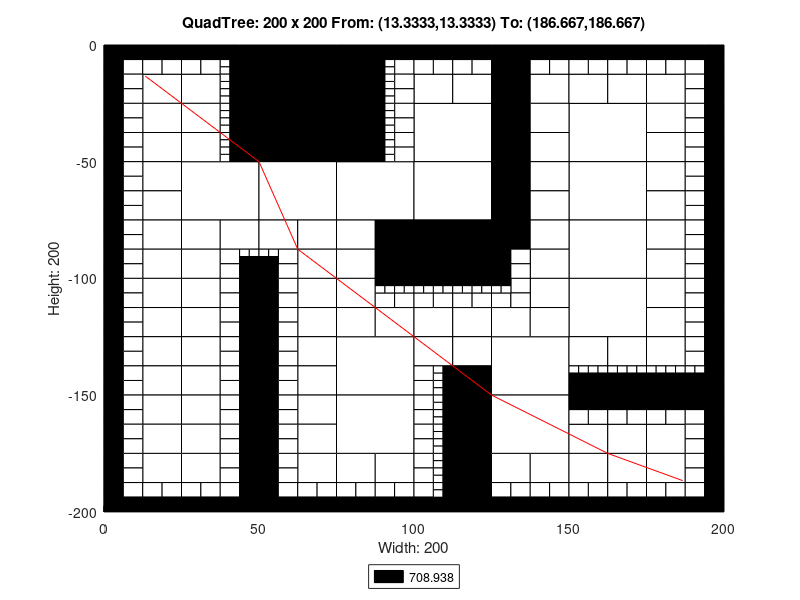

The MATLAB source for this figure:
axis([0 200 -200 0]);
title('QuadTree: 200 x 200 From: (13.3333,13.3333) To: (186.667,186.667)');
xlabel('Width: 200');
ylabel('Height: 200');
rectangle('Position',[50 -25 25 25], 'FaceColor',[0 0 0]);
rectangle('Position',[50 -50 25 25], 'FaceColor',[0 0 0]);
rectangle('Position',[25 -75 25 25], 'FaceColor',[1 1 1]);
rectangle('Position',[50 -75 25 25], 'FaceColor',[1 1 1]);
rectangle('Position',[75 -75 25 25], 'FaceColor',[1 1 1]);
rectangle('Position',[100 -50 25 25], 'FaceColor',[1 1 1]);
rectangle('Position',[150 -50 25 25], 'FaceColor',[1 1 1]);
rectangle('Position',[100 -75 25 25], 'FaceColor',[1 1 1]);
rectangle('Position',[100 -100 25 25], 'FaceColor',[0 0 0]);
rectangle('Position',[150 -75 25 25], 'FaceColor',[1 1 1]);
rectangle('Position',[150 -100 25 25], 'FaceColor',[1 1 1]);
rectangle('Position',[75 -150 25 25], 'FaceColor',[1 1 1]);
rectangle('Position',[75 -175 25 25], 'FaceColor',[1 1 1]);
rectangle('Position',[125 -150 25 25], 'FaceColor',[1 1 1]);
rectangle('Position',[150 -125 25 25], 'FaceColor',[1 1 1]);
rectangle('Position',[125 -175 25 25], 'FaceColor',[1 1 1]);
rectangle('Position',[12.5 -25 12.5 12.5], 'FaceColor',[1 1 1]);
rectangle('Position',[25 -25 12.5 12.5], 'FaceColor',[1 1 1]);
rectangle('Position',[12.5 -37.5 12.5 12.5], 'FaceColor',[1 1 1]);
rectangle('Position',[12.5 -50 12.5 12.5], 'FaceColor',[1 1 1]);
rectangle('Position',[25 -37.5 12.5 12.5], 'FaceColor',[1 1 1]);
rectangle('Position',[25 -50 12.5 12.5], 'FaceColor',[1 1 1]);
rectangle('Position',[75 -12.5 12.5 12.5], 'FaceColor',[0 0 0]);
rectangle('Position',[75 -25 12.5 12.5], 'FaceColor',[0 0 0]);
rectangle('Position',[75 -37.5 12.5 12.5], 'FaceColor',[0 0 0]);
rectangle('Position',[75 -50 12.5 12.5], 'FaceColor',[0 0 0]);
rectangle('Position',[12.5 -62.5 12.5 12.5], 'FaceColor',[1 1 1]);
rectangle('Position',[12.5 -75 12.5 12.5], 'FaceColor',[1 1 1]);
rectangle('Position',[12.5 -87.5 12.5 12.5], 'FaceColor',[1 1 1]);
rectangle('Position',[12.5 -100 12.5 12.5], 'FaceColor',[1 1 1]);
rectangle('Position',[25 -87.5 12.5 12.5], 'FaceColor',[1 1 1]);
rectangle('Position',[37.5 -87.5 12.5 12.5], 'FaceColor',[1 1 1]);
rectangle('Position',[25 -100 12.5 12.5], 'FaceColor',[1 1 1]);
rectangle('Position',[50 -87.5 12.5 12.5], 'FaceColor',[1 1 1]);
rectangle('Position',[62.5 -87.5 12.5 12.5], 'FaceColor',[1 1 1]);
rectangle('Position',[62.5 -100 12.5 12.5], 'FaceColor',[1 1 1]);
rectangle('Position',[75 -87.5 12.5 12.5], 'FaceColor',[1 1 1]);
rectangle('Position',[87.5 -87.5 12.5 12.5], 'FaceColor',[0 0 0]);
rectangle('Position',[75 -100 12.5 12.5], 'FaceColor',[1 1 1]);
rectangle('Position',[87.5 -100 12.5 12.5], 'FaceColor',[0 0 0]);
rectangle('Position',[100 -25 12.5 12.5], 'FaceColor',[1 1 1]);
rectangle('Position',[112.5 -25 12.5 12.5], 'FaceColor',[1 1 1]);
rectangle('Position',[125 -12.5 12.5 12.5], 'FaceColor',[0 0 0]);
rectangle('Position',[125 -25 12.5 12.5], 'FaceColor',[0 0 0]);
rectangle('Position',[137.5 -25 12.5 12.5], 'FaceColor',[1 1 1]);
rectangle('Position',[125 -37.5 12.5 12.5], 'FaceColor',[0 0 0]);
rectangle('Position',[137.5 -37.5 12.5 12.5], 'FaceColor',[1 1 1]);
rectangle('Position',[125 -50 12.5 12.5], 'FaceColor',[0 0 0]);
rectangle('Position',[137.5 -50 12.5 12.5], 'FaceColor',[1 1 1]);
rectangle('Position',[150 -25 12.5 12.5], 'FaceColor',[1 1 1]);
rectangle('Position',[162.5 -25 12.5 12.5], 'FaceColor',[1 1 1]);
rectangle('Position',[175 -25 12.5 12.5], 'FaceColor',[1 1 1]);
rectangle('Position',[175 -37.5 12.5 12.5], 'FaceColor',[1 1 1]);
rectangle('Position',[175 -50 12.5 12.5], 'FaceColor',[1 1 1]);
rectangle('Position',[125 -62.5 12.5 12.5], 'FaceColor',[0 0 0]);
rectangle('Position',[137.5 -62.5 12.5 12.5], 'FaceColor',[1 1 1]);
rectangle('Position',[125 -75 12.5 12.5], 'FaceColor',[0 0 0]);
rectangle('Position',[137.5 -75 12.5 12.5], 'FaceColor',[1 1 1]);
rectangle('Position',[125 -87.5 12.5 12.5], 'FaceColor',[0 0 0]);
rectangle('Position',[137.5 -87.5 12.5 12.5], 'FaceColor',[1 1 1]);
rectangle('Position',[137.5 -100 12.5 12.5], 'FaceColor',[1 1 1]);
rectangle('Position',[175 -62.5 12.5 12.5], 'FaceColor',[1 1 1]);
rectangle('Position',[175 -75 12.5 12.5], 'FaceColor',[1 1 1]);
rectangle('Position',[175 -87.5 12.5 12.5], 'FaceColor',[1 1 1]);
rectangle('Position',[175 -100 12.5 12.5], 'FaceColor',[1 1 1]);
rectangle('Position',[12.5 -112.5 12.5 12.5], 'FaceColor',[1 1 1]);
rectangle('Position',[12.5 -125 12.5 12.5], 'FaceColor',[1 1 1]);
rectangle('Position',[25 -112.5 12.5 12.5], 'FaceColor',[1 1 1]);
rectangle('Position',[25 -125 12.5 12.5], 'FaceColor',[1 1 1]);
rectangle('Position',[12.5 -137.5 12.5 12.5], 'FaceColor',[1 1 1]);
rectangle('Position',[12.5 -150 12.5 12.5], 'FaceColor',[1 1 1]);
rectangle('Position',[25 -137.5 12.5 12.5], 'FaceColor',[1 1 1]);
rectangle('Position',[25 -150 12.5 12.5], 'FaceColor',[1 1 1]);
rectangle('Position',[62.5 -112.5 12.5 12.5], 'FaceColor',[1 1 1]);
rectangle('Position',[62.5 -125 12.5 12.5], 'FaceColor',[1 1 1]);
rectangle('Position',[75 -112.5 12.5 12.5], 'FaceColor',[1 1 1]);
rectangle('Position',[75 -125 12.5 12.5], 'FaceColor',[1 1 1]);
rectangle('Position',[87.5 -125 12.5 12.5], 'FaceColor',[1 1 1]);
rectangle('Position',[62.5 -137.5 12.5 12.5], 'FaceColor',[1 1 1]);
rectangle('Position',[62.5 -150 12.5 12.5], 'FaceColor',[1 1 1]);
rectangle('Position',[12.5 -162.5 12.5 12.5], 'FaceColor',[1 1 1]);
rectangle('Position',[12.5 -175 12.5 12.5], 'FaceColor',[1 1 1]);
rectangle('Position',[25 -162.5 12.5 12.5], 'FaceColor',[1 1 1]);
rectangle('Position',[25 -175 12.5 12.5], 'FaceColor',[1 1 1]);
rectangle('Position',[12.5 -187.5 12.5 12.5], 'FaceColor',[1 1 1]);
rectangle('Position',[25 -187.5 12.5 12.5], 'FaceColor',[1 1 1]);
rectangle('Position',[62.5 -162.5 12.5 12.5], 'FaceColor',[1 1 1]);
rectangle('Position',[62.5 -175 12.5 12.5], 'FaceColor',[1 1 1]);
rectangle('Position',[62.5 -187.5 12.5 12.5], 'FaceColor',[1 1 1]);
rectangle('Position',[75 -187.5 12.5 12.5], 'FaceColor',[1 1 1]);
rectangle('Position',[87.5 -187.5 12.5 12.5], 'FaceColor',[1 1 1]);
rectangle('Position',[100 -125 12.5 12.5], 'FaceColor',[1 1 1]);
rectangle('Position',[112.5 -125 12.5 12.5], 'FaceColor',[1 1 1]);
rectangle('Position',[137.5 -112.5 12.5 12.5], 'FaceColor',[1 1 1]);
rectangle('Position',[125 -125 12.5 12.5], 'FaceColor',[1 1 1]);
rectangle('Position',[137.5 -125 12.5 12.5], 'FaceColor',[1 1 1]);
rectangle('Position',[100 -137.5 12.5 12.5], 'FaceColor',[1 1 1]);
rectangle('Position',[112.5 -137.5 12.5 12.5], 'FaceColor',[1 1 1]);
rectangle('Position',[112.5 -150 12.5 12.5], 'FaceColor',[0 0 0]);
rectangle('Position',[175 -112.5 12.5 12.5], 'FaceColor',[1 1 1]);
rectangle('Position',[175 -125 12.5 12.5], 'FaceColor',[1 1 1]);
rectangle('Position',[150 -137.5 12.5 12.5], 'FaceColor',[1 1 1]);
rectangle('Position',[162.5 -137.5 12.5 12.5], 'FaceColor',[1 1 1]);
rectangle('Position',[175 -137.5 12.5 12.5], 'FaceColor',[1 1 1]);
rectangle('Position',[112.5 -162.5 12.5 12.5], 'FaceColor',[0 0 0]);
rectangle('Position',[112.5 -175 12.5 12.5], 'FaceColor',[0 0 0]);
rectangle('Position',[112.5 -187.5 12.5 12.5], 'FaceColor',[0 0 0]);
rectangle('Position',[112.5 -200 12.5 12.5], 'FaceColor',[0 0 0]);
rectangle('Position',[125 -187.5 12.5 12.5], 'FaceColor',[1 1 1]);
rectangle('Position',[137.5 -187.5 12.5 12.5], 'FaceColor',[1 1 1]);
rectangle('Position',[150 -175 12.5 12.5], 'FaceColor',[1 1 1]);
rectangle('Position',[162.5 -175 12.5 12.5], 'FaceColor',[1 1 1]);
rectangle('Position',[175 -175 12.5 12.5], 'FaceColor',[1 1 1]);
rectangle('Position',[150 -187.5 12.5 12.5], 'FaceColor',[1 1 1]);
rectangle('Position',[162.5 -187.5 12.5 12.5], 'FaceColor',[1 1 1]);
rectangle('Position',[175 -187.5 12.5 12.5], 'FaceColor',[1 1 1]);
rectangle('Position',[0 -6.25 6.25 6.25], 'FaceColor',[0 0 0]);
rectangle('Position',[6.25 -6.25 6.25 6.25], 'FaceColor',[0 0 0]);
rectangle('Position',[0 -12.5 6.25 6.25], 'FaceColor',[0 0 0]);
rectangle('Position',[6.25 -12.5 6.25 6.25], 'FaceColor',[1 1 1]);
rectangle('Position',[12.5 -6.25 6.25 6.25], 'FaceColor',[0 0 0]);
rectangle('Position',[18.75 -6.25 6.25 6.25], 'FaceColor',[0 0 0]);
rectangle('Position',[12.5 -12.5 6.25 6.25], 'FaceColor',[1 1 1]);
rectangle('Position',[18.75 -12.5 6.25 6.25], 'FaceColor',[1 1 1]);
rectangle('Position',[0 -18.75 6.25 6.25], 'FaceColor',[0 0 0]);
rectangle('Position',[6.25 -18.75 6.25 6.25], 'FaceColor',[1 1 1]);
rectangle('Position',[0 -25 6.25 6.25], 'FaceColor',[0 0 0]);
rectangle('Position',[6.25 -25 6.25 6.25], 'FaceColor',[1 1 1]);
rectangle('Position',[25 -6.25 6.25 6.25], 'FaceColor',[0 0 0]);
rectangle('Position',[31.25 -6.25 6.25 6.25], 'FaceColor',[0 0 0]);
rectangle('Position',[25 -12.5 6.25 6.25], 'FaceColor',[1 1 1]);
rectangle('Position',[31.25 -12.5 6.25 6.25], 'FaceColor',[1 1 1]);
rectangle('Position',[37.5 -6.25 6.25 6.25], 'FaceColor',[0 0 0]);
rectangle('Position',[43.75 -6.25 6.25 6.25], 'FaceColor',[0 0 0]);
rectangle('Position',[43.75 -12.5 6.25 6.25], 'FaceColor',[0 0 0]);
rectangle('Position',[43.75 -18.75 6.25 6.25], 'FaceColor',[0 0 0]);
rectangle('Position',[43.75 -25 6.25 6.25], 'FaceColor',[0 0 0]);
rectangle('Position',[0 -31.25 6.25 6.25], 'FaceColor',[0 0 0]);
rectangle('Position',[6.25 -31.25 6.25 6.25], 'FaceColor',[1 1 1]);
rectangle('Position',[0 -37.5 6.25 6.25], 'FaceColor',[0 0 0]);
rectangle('Position',[6.25 -37.5 6.25 6.25], 'FaceColor',[1 1 1]);
rectangle('Position',[0 -43.75 6.25 6.25], 'FaceColor',[0 0 0]);
rectangle('Position',[6.25 -43.75 6.25 6.25], 'FaceColor',[1 1 1]);
rectangle('Position',[0 -50 6.25 6.25], 'FaceColor',[0 0 0]);
rectangle('Position',[6.25 -50 6.25 6.25], 'FaceColor',[1 1 1]);
rectangle('Position',[43.75 -31.25 6.25 6.25], 'FaceColor',[0 0 0]);
rectangle('Position',[43.75 -37.5 6.25 6.25], 'FaceColor',[0 0 0]);
rectangle('Position',[43.75 -43.75 6.25 6.25], 'FaceColor',[0 0 0]);
rectangle('Position',[43.75 -50 6.25 6.25], 'FaceColor',[0 0 0]);
rectangle('Position',[87.5 -6.25 6.25 6.25], 'FaceColor',[0 0 0]);
rectangle('Position',[93.75 -6.25 6.25 6.25], 'FaceColor',[0 0 0]);
rectangle('Position',[93.75 -12.5 6.25 6.25], 'FaceColor',[1 1 1]);
rectangle('Position',[93.75 -18.75 6.25 6.25], 'FaceColor',[1 1 1]);
rectangle('Position',[93.75 -25 6.25 6.25], 'FaceColor',[1 1 1]);
rectangle('Position',[93.75 -31.25 6.25 6.25], 'FaceColor',[1 1 1]);
rectangle('Position',[93.75 -37.5 6.25 6.25], 'FaceColor',[1 1 1]);
rectangle('Position',[93.75 -43.75 6.25 6.25], 'FaceColor',[1 1 1]);
rectangle('Position',[93.75 -50 6.25 6.25], 'FaceColor',[1 1 1]);
rectangle('Position',[0 -56.25 6.25 6.25], 'FaceColor',[0 0 0]);
rectangle('Position',[6.25 -56.25 6.25 6.25], 'FaceColor',[1 1 1]);
rectangle('Position',[0 -62.5 6.25 6.25], 'FaceColor',[0 0 0]);
rectangle('Position',[6.25 -62.5 6.25 6.25], 'FaceColor',[1 1 1]);
rectangle('Position',[0 -68.75 6.25 6.25], 'FaceColor',[0 0 0]);
rectangle('Position',[6.25 -68.75 6.25 6.25], 'FaceColor',[1 1 1]);
rectangle('Position',[0 -75 6.25 6.25], 'FaceColor',[0 0 0]);
rectangle('Position',[6.25 -75 6.25 6.25], 'FaceColor',[1 1 1]);
rectangle('Position',[0 -81.25 6.25 6.25], 'FaceColor',[0 0 0]);
rectangle('Position',[6.25 -81.25 6.25 6.25], 'FaceColor',[1 1 1]);
rectangle('Position',[0 -87.5 6.25 6.25], 'FaceColor',[0 0 0]);
rectangle('Position',[6.25 -87.5 6.25 6.25], 'FaceColor',[1 1 1]);
rectangle('Position',[0 -93.75 6.25 6.25], 'FaceColor',[0 0 0]);
rectangle('Position',[6.25 -93.75 6.25 6.25], 'FaceColor',[1 1 1]);
rectangle('Position',[0 -100 6.25 6.25], 'FaceColor',[0 0 0]);
rectangle('Position',[6.25 -100 6.25 6.25], 'FaceColor',[1 1 1]);
rectangle('Position',[37.5 -93.75 6.25 6.25], 'FaceColor',[1 1 1]);
rectangle('Position',[37.5 -100 6.25 6.25], 'FaceColor',[1 1 1]);
rectangle('Position',[43.75 -100 6.25 6.25], 'FaceColor',[0 0 0]);
rectangle('Position',[56.25 -93.75 6.25 6.25], 'FaceColor',[1 1 1]);
rectangle('Position',[50 -100 6.25 6.25], 'FaceColor',[0 0 0]);
rectangle('Position',[56.25 -100 6.25 6.25], 'FaceColor',[1 1 1]);
rectangle('Position',[100 -6.25 6.25 6.25], 'FaceColor',[0 0 0]);
rectangle('Position',[106.25 -6.25 6.25 6.25], 'FaceColor',[0 0 0]);
rectangle('Position',[100 -12.5 6.25 6.25], 'FaceColor',[1 1 1]);
rectangle('Position',[106.25 -12.5 6.25 6.25], 'FaceColor',[1 1 1]);
rectangle('Position',[112.5 -6.25 6.25 6.25], 'FaceColor',[0 0 0]);
rectangle('Position',[118.75 -6.25 6.25 6.25], 'FaceColor',[0 0 0]);
rectangle('Position',[112.5 -12.5 6.25 6.25], 'FaceColor',[1 1 1]);
rectangle('Position',[118.75 -12.5 6.25 6.25], 'FaceColor',[1 1 1]);
rectangle('Position',[137.5 -6.25 6.25 6.25], 'FaceColor',[0 0 0]);
rectangle('Position',[143.75 -6.25 6.25 6.25], 'FaceColor',[0 0 0]);
rectangle('Position',[137.5 -12.5 6.25 6.25], 'FaceColor',[1 1 1]);
rectangle('Position',[143.75 -12.5 6.25 6.25], 'FaceColor',[1 1 1]);
rectangle('Position',[150 -6.25 6.25 6.25], 'FaceColor',[0 0 0]);
rectangle('Position',[156.25 -6.25 6.25 6.25], 'FaceColor',[0 0 0]);
rectangle('Position',[150 -12.5 6.25 6.25], 'FaceColor',[1 1 1]);
rectangle('Position',[156.25 -12.5 6.25 6.25], 'FaceColor',[1 1 1]);
rectangle('Position',[162.5 -6.25 6.25 6.25], 'FaceColor',[0 0 0]);
rectangle('Position',[168.75 -6.25 6.25 6.25], 'FaceColor',[0 0 0]);
rectangle('Position',[162.5 -12.5 6.25 6.25], 'FaceColor',[1 1 1]);
rectangle('Position',[168.75 -12.5 6.25 6.25], 'FaceColor',[1 1 1]);
rectangle('Position',[175 -6.25 6.25 6.25], 'FaceColor',[0 0 0]);
rectangle('Position',[181.25 -6.25 6.25 6.25], 'FaceColor',[0 0 0]);
rectangle('Position',[175 -12.5 6.25 6.25], 'FaceColor',[1 1 1]);
rectangle('Position',[181.25 -12.5 6.25 6.25], 'FaceColor',[1 1 1]);
rectangle('Position',[187.5 -6.25 6.25 6.25], 'FaceColor',[0 0 0]);
rectangle('Position',[193.75 -6.25 6.25 6.25], 'FaceColor',[0 0 0]);
rectangle('Position',[187.5 -12.5 6.25 6.25], 'FaceColor',[1 1 1]);
rectangle('Position',[193.75 -12.5 6.25 6.25], 'FaceColor',[0 0 0]);
rectangle('Position',[187.5 -18.75 6.25 6.25], 'FaceColor',[1 1 1]);
rectangle('Position',[193.75 -18.75 6.25 6.25], 'FaceColor',[0 0 0]);
rectangle('Position',[187.5 -25 6.25 6.25], 'FaceColor',[1 1 1]);
rectangle('Position',[193.75 -25 6.25 6.25], 'FaceColor',[0 0 0]);
rectangle('Position',[187.5 -31.25 6.25 6.25], 'FaceColor',[1 1 1]);
rectangle('Position',[193.75 -31.25 6.25 6.25], 'FaceColor',[0 0 0]);
rectangle('Position',[187.5 -37.5 6.25 6.25], 'FaceColor',[1 1 1]);
rectangle('Position',[193.75 -37.5 6.25 6.25], 'FaceColor',[0 0 0]);
rectangle('Position',[187.5 -43.75 6.25 6.25], 'FaceColor',[1 1 1]);
rectangle('Position',[193.75 -43.75 6.25 6.25], 'FaceColor',[0 0 0]);
rectangle('Position',[187.5 -50 6.25 6.25], 'FaceColor',[1 1 1]);
rectangle('Position',[193.75 -50 6.25 6.25], 'FaceColor',[0 0 0]);
rectangle('Position',[125 -93.75 6.25 6.25], 'FaceColor',[0 0 0]);
rectangle('Position',[131.25 -93.75 6.25 6.25], 'FaceColor',[1 1 1]);
rectangle('Position',[125 -100 6.25 6.25], 'FaceColor',[0 0 0]);
rectangle('Position',[131.25 -100 6.25 6.25], 'FaceColor',[1 1 1]);
rectangle('Position',[187.5 -56.25 6.25 6.25], 'FaceColor',[1 1 1]);
rectangle('Position',[193.75 -56.25 6.25 6.25], 'FaceColor',[0 0 0]);
rectangle('Position',[187.5 -62.5 6.25 6.25], 'FaceColor',[1 1 1]);
rectangle('Position',[193.75 -62.5 6.25 6.25], 'FaceColor',[0 0 0]);
rectangle('Position',[187.5 -68.75 6.25 6.25], 'FaceColor',[1 1 1]);
rectangle('Position',[193.75 -68.75 6.25 6.25], 'FaceColor',[0 0 0]);
rectangle('Position',[187.5 -75 6.25 6.25], 'FaceColor',[1 1 1]);
rectangle('Position',[193.75 -75 6.25 6.25], 'FaceColor',[0 0 0]);
rectangle('Position',[187.5 -81.25 6.25 6.25], 'FaceColor',[1 1 1]);
rectangle('Position',[193.75 -81.25 6.25 6.25], 'FaceColor',[0 0 0]);
rectangle('Position',[187.5 -87.5 6.25 6.25], 'FaceColor',[1 1 1]);
rectangle('Position',[193.75 -87.5 6.25 6.25], 'FaceColor',[0 0 0]);
rectangle('Position',[187.5 -93.75 6.25 6.25], 'FaceColor',[1 1 1]);
rectangle('Position',[193.75 -93.75 6.25 6.25], 'FaceColor',[0 0 0]);
rectangle('Position',[187.5 -100 6.25 6.25], 'FaceColor',[1 1 1]);
rectangle('Position',[193.75 -100 6.25 6.25], 'FaceColor',[0 0 0]);
rectangle('Position',[0 -106.25 6.25 6.25], 'FaceColor',[0 0 0]);
rectangle('Position',[6.25 -106.25 6.25 6.25], 'FaceColor',[1 1 1]);
rectangle('Position',[0 -112.5 6.25 6.25], 'FaceColor',[0 0 0]);
rectangle('Position',[6.25 -112.5 6.25 6.25], 'FaceColor',[1 1 1]);
rectangle('Position',[0 -118.75 6.25 6.25], 'FaceColor',[0 0 0]);
rectangle('Position',[6.25 -118.75 6.25 6.25], 'FaceColor',[1 1 1]);
rectangle('Position',[0 -125 6.25 6.25], 'FaceColor',[0 0 0]);
rectangle('Position',[6.25 -125 6.25 6.25], 'FaceColor',[1 1 1]);
rectangle('Position',[37.5 -106.25 6.25 6.25], 'FaceColor',[1 1 1]);
rectangle('Position',[43.75 -106.25 6.25 6.25], 'FaceColor',[0 0 0]);
rectangle('Position',[37.5 -112.5 6.25 6.25], 'FaceColor',[1 1 1]);
rectangle('Position',[43.75 -112.5 6.25 6.25], 'FaceColor',[0 0 0]);
rectangle('Position',[37.5 -118.75 6.25 6.25], 'FaceColor',[1 1 1]);
rectangle('Position',[43.75 -118.75 6.25 6.25], 'FaceColor',[0 0 0]);
rectangle('Position',[37.5 -125 6.25 6.25], 'FaceColor',[1 1 1]);
rectangle('Position',[43.75 -125 6.25 6.25], 'FaceColor',[0 0 0]);
rectangle('Position',[0 -131.25 6.25 6.25], 'FaceColor',[0 0 0]);
rectangle('Position',[6.25 -131.25 6.25 6.25], 'FaceColor',[1 1 1]);
rectangle('Position',[0 -137.5 6.25 6.25], 'FaceColor',[0 0 0]);
rectangle('Position',[6.25 -137.5 6.25 6.25], 'FaceColor',[1 1 1]);
rectangle('Position',[0 -143.75 6.25 6.25], 'FaceColor',[0 0 0]);
rectangle('Position',[6.25 -143.75 6.25 6.25], 'FaceColor',[1 1 1]);
rectangle('Position',[0 -150 6.25 6.25], 'FaceColor',[0 0 0]);
rectangle('Position',[6.25 -150 6.25 6.25], 'FaceColor',[1 1 1]);
rectangle('Position',[37.5 -131.25 6.25 6.25], 'FaceColor',[1 1 1]);
rectangle('Position',[43.75 -131.25 6.25 6.25], 'FaceColor',[0 0 0]);
rectangle('Position',[37.5 -137.5 6.25 6.25], 'FaceColor',[1 1 1]);
rectangle('Position',[43.75 -137.5 6.25 6.25], 'FaceColor',[0 0 0]);
rectangle('Position',[37.5 -143.75 6.25 6.25], 'FaceColor',[1 1 1]);
rectangle('Position',[43.75 -143.75 6.25 6.25], 'FaceColor',[0 0 0]);
rectangle('Position',[37.5 -150 6.25 6.25], 'FaceColor',[1 1 1]);
rectangle('Position',[43.75 -150 6.25 6.25], 'FaceColor',[0 0 0]);
rectangle('Position',[50 -106.25 6.25 6.25], 'FaceColor',[0 0 0]);
rectangle('Position',[56.25 -106.25 6.25 6.25], 'FaceColor',[1 1 1]);
rectangle('Position',[50 -112.5 6.25 6.25], 'FaceColor',[0 0 0]);
rectangle('Position',[56.25 -112.5 6.25 6.25], 'FaceColor',[1 1 1]);
rectangle('Position',[50 -118.75 6.25 6.25], 'FaceColor',[0 0 0]);
rectangle('Position',[56.25 -118.75 6.25 6.25], 'FaceColor',[1 1 1]);
rectangle('Position',[50 -125 6.25 6.25], 'FaceColor',[0 0 0]);
rectangle('Position',[56.25 -125 6.25 6.25], 'FaceColor',[1 1 1]);
rectangle('Position',[87.5 -112.5 6.25 6.25], 'FaceColor',[1 1 1]);
rectangle('Position',[93.75 -112.5 6.25 6.25], 'FaceColor',[1 1 1]);
rectangle('Position',[50 -131.25 6.25 6.25], 'FaceColor',[0 0 0]);
rectangle('Position',[56.25 -131.25 6.25 6.25], 'FaceColor',[1 1 1]);
rectangle('Position',[50 -137.5 6.25 6.25], 'FaceColor',[0 0 0]);
rectangle('Position',[56.25 -137.5 6.25 6.25], 'FaceColor',[1 1 1]);
rectangle('Position',[50 -143.75 6.25 6.25], 'FaceColor',[0 0 0]);
rectangle('Position',[56.25 -143.75 6.25 6.25], 'FaceColor',[1 1 1]);
rectangle('Position',[50 -150 6.25 6.25], 'FaceColor',[0 0 0]);
rectangle('Position',[56.25 -150 6.25 6.25], 'FaceColor',[1 1 1]);
rectangle('Position',[0 -156.25 6.25 6.25], 'FaceColor',[0 0 0]);
rectangle('Position',[6.25 -156.25 6.25 6.25], 'FaceColor',[1 1 1]);
rectangle('Position',[0 -162.5 6.25 6.25], 'FaceColor',[0 0 0]);
rectangle('Position',[6.25 -162.5 6.25 6.25], 'FaceColor',[1 1 1]);
rectangle('Position',[0 -168.75 6.25 6.25], 'FaceColor',[0 0 0]);
rectangle('Position',[6.25 -168.75 6.25 6.25], 'FaceColor',[1 1 1]);
rectangle('Position',[0 -175 6.25 6.25], 'FaceColor',[0 0 0]);
rectangle('Position',[6.25 -175 6.25 6.25], 'FaceColor',[1 1 1]);
rectangle('Position',[37.5 -156.25 6.25 6.25], 'FaceColor',[1 1 1]);
rectangle('Position',[43.75 -156.25 6.25 6.25], 'FaceColor',[0 0 0]);
rectangle('Position',[37.5 -162.5 6.25 6.25], 'FaceColor',[1 1 1]);
rectangle('Position',[43.75 -162.5 6.25 6.25], 'FaceColor',[0 0 0]);
rectangle('Position',[37.5 -168.75 6.25 6.25], 'FaceColor',[1 1 1]);
rectangle('Position',[43.75 -168.75 6.25 6.25], 'FaceColor',[0 0 0]);
rectangle('Position',[37.5 -175 6.25 6.25], 'FaceColor',[1 1 1]);
rectangle('Position',[43.75 -175 6.25 6.25], 'FaceColor',[0 0 0]);
rectangle('Position',[0 -181.25 6.25 6.25], 'FaceColor',[0 0 0]);
rectangle('Position',[6.25 -181.25 6.25 6.25], 'FaceColor',[1 1 1]);
rectangle('Position',[0 -187.5 6.25 6.25], 'FaceColor',[0 0 0]);
rectangle('Position',[6.25 -187.5 6.25 6.25], 'FaceColor',[1 1 1]);
rectangle('Position',[0 -193.75 6.25 6.25], 'FaceColor',[0 0 0]);
rectangle('Position',[6.25 -193.75 6.25 6.25], 'FaceColor',[1 1 1]);
rectangle('Position',[0 -200 6.25 6.25], 'FaceColor',[0 0 0]);
rectangle('Position',[6.25 -200 6.25 6.25], 'FaceColor',[0 0 0]);
rectangle('Position',[12.5 -193.75 6.25 6.25], 'FaceColor',[1 1 1]);
rectangle('Position',[18.75 -193.75 6.25 6.25], 'FaceColor',[1 1 1]);
rectangle('Position',[12.5 -200 6.25 6.25], 'FaceColor',[0 0 0]);
rectangle('Position',[18.75 -200 6.25 6.25], 'FaceColor',[0 0 0]);
rectangle('Position',[37.5 -181.25 6.25 6.25], 'FaceColor',[1 1 1]);
rectangle('Position',[43.75 -181.25 6.25 6.25], 'FaceColor',[0 0 0]);
rectangle('Position',[37.5 -187.5 6.25 6.25], 'FaceColor',[1 1 1]);
rectangle('Position',[43.75 -187.5 6.25 6.25], 'FaceColor',[0 0 0]);
rectangle('Position',[25 -193.75 6.25 6.25], 'FaceColor',[1 1 1]);
rectangle('Position',[31.25 -193.75 6.25 6.25], 'FaceColor',[1 1 1]);
rectangle('Position',[25 -200 6.25 6.25], 'FaceColor',[0 0 0]);
rectangle('Position',[31.25 -200 6.25 6.25], 'FaceColor',[0 0 0]);
rectangle('Position',[37.5 -193.75 6.25 6.25], 'FaceColor',[1 1 1]);
rectangle('Position',[43.75 -193.75 6.25 6.25], 'FaceColor',[0 0 0]);
rectangle('Position',[37.5 -200 6.25 6.25], 'FaceColor',[0 0 0]);
rectangle('Position',[43.75 -200 6.25 6.25], 'FaceColor',[0 0 0]);
rectangle('Position',[50 -156.25 6.25 6.25], 'FaceColor',[0 0 0]);
rectangle('Position',[56.25 -156.25 6.25 6.25], 'FaceColor',[1 1 1]);
rectangle('Position',[50 -162.5 6.25 6.25], 'FaceColor',[0 0 0]);
rectangle('Position',[56.25 -162.5 6.25 6.25], 'FaceColor',[1 1 1]);
rectangle('Position',[50 -168.75 6.25 6.25], 'FaceColor',[0 0 0]);
rectangle('Position',[56.25 -168.75 6.25 6.25], 'FaceColor',[1 1 1]);
rectangle('Position',[50 -175 6.25 6.25], 'FaceColor',[0 0 0]);
rectangle('Position',[56.25 -175 6.25 6.25], 'FaceColor',[1 1 1]);
rectangle('Position',[50 -181.25 6.25 6.25], 'FaceColor',[0 0 0]);
rectangle('Position',[56.25 -181.25 6.25 6.25], 'FaceColor',[1 1 1]);
rectangle('Position',[50 -187.5 6.25 6.25], 'FaceColor',[0 0 0]);
rectangle('Position',[56.25 -187.5 6.25 6.25], 'FaceColor',[1 1 1]);
rectangle('Position',[50 -193.75 6.25 6.25], 'FaceColor',[0 0 0]);
rectangle('Position',[56.25 -193.75 6.25 6.25], 'FaceColor',[1 1 1]);
rectangle('Position',[50 -200 6.25 6.25], 'FaceColor',[0 0 0]);
rectangle('Position',[56.25 -200 6.25 6.25], 'FaceColor',[0 0 0]);
rectangle('Position',[62.5 -193.75 6.25 6.25], 'FaceColor',[1 1 1]);
rectangle('Position',[68.75 -193.75 6.25 6.25], 'FaceColor',[1 1 1]);
rectangle('Position',[62.5 -200 6.25 6.25], 'FaceColor',[0 0 0]);
rectangle('Position',[68.75 -200 6.25 6.25], 'FaceColor',[0 0 0]);
rectangle('Position',[75 -193.75 6.25 6.25], 'FaceColor',[1 1 1]);
rectangle('Position',[81.25 -193.75 6.25 6.25], 'FaceColor',[1 1 1]);
rectangle('Position',[75 -200 6.25 6.25], 'FaceColor',[0 0 0]);
rectangle('Position',[81.25 -200 6.25 6.25], 'FaceColor',[0 0 0]);
rectangle('Position',[87.5 -193.75 6.25 6.25], 'FaceColor',[1 1 1]);
rectangle('Position',[93.75 -193.75 6.25 6.25], 'FaceColor',[1 1 1]);
rectangle('Position',[87.5 -200 6.25 6.25], 'FaceColor',[0 0 0]);
rectangle('Position',[93.75 -200 6.25 6.25], 'FaceColor',[0 0 0]);
rectangle('Position',[100 -112.5 6.25 6.25], 'FaceColor',[1 1 1]);
rectangle('Position',[106.25 -112.5 6.25 6.25], 'FaceColor',[1 1 1]);
rectangle('Position',[112.5 -112.5 6.25 6.25], 'FaceColor',[1 1 1]);
rectangle('Position',[118.75 -112.5 6.25 6.25], 'FaceColor',[1 1 1]);
rectangle('Position',[131.25 -106.25 6.25 6.25], 'FaceColor',[1 1 1]);
rectangle('Position',[125 -112.5 6.25 6.25], 'FaceColor',[1 1 1]);
rectangle('Position',[131.25 -112.5 6.25 6.25], 'FaceColor',[1 1 1]);
rectangle('Position',[100 -143.75 6.25 6.25], 'FaceColor',[1 1 1]);
rectangle('Position',[100 -150 6.25 6.25], 'FaceColor',[1 1 1]);
rectangle('Position',[187.5 -106.25 6.25 6.25], 'FaceColor',[1 1 1]);
rectangle('Position',[193.75 -106.25 6.25 6.25], 'FaceColor',[0 0 0]);
rectangle('Position',[187.5 -112.5 6.25 6.25], 'FaceColor',[1 1 1]);
rectangle('Position',[193.75 -112.5 6.25 6.25], 'FaceColor',[0 0 0]);
rectangle('Position',[187.5 -118.75 6.25 6.25], 'FaceColor',[1 1 1]);
rectangle('Position',[193.75 -118.75 6.25 6.25], 'FaceColor',[0 0 0]);
rectangle('Position',[187.5 -125 6.25 6.25], 'FaceColor',[1 1 1]);
rectangle('Position',[193.75 -125 6.25 6.25], 'FaceColor',[0 0 0]);
rectangle('Position',[150 -150 6.25 6.25], 'FaceColor',[0 0 0]);
rectangle('Position',[156.25 -150 6.25 6.25], 'FaceColor',[0 0 0]);
rectangle('Position',[162.5 -150 6.25 6.25], 'FaceColor',[0 0 0]);
rectangle('Position',[168.75 -150 6.25 6.25], 'FaceColor',[0 0 0]);
rectangle('Position',[187.5 -131.25 6.25 6.25], 'FaceColor',[1 1 1]);
rectangle('Position',[193.75 -131.25 6.25 6.25], 'FaceColor',[0 0 0]);
rectangle('Position',[187.5 -137.5 6.25 6.25], 'FaceColor',[1 1 1]);
rectangle('Position',[193.75 -137.5 6.25 6.25], 'FaceColor',[0 0 0]);
rectangle('Position',[175 -150 6.25 6.25], 'FaceColor',[0 0 0]);
rectangle('Position',[181.25 -150 6.25 6.25], 'FaceColor',[0 0 0]);
rectangle('Position',[193.75 -143.75 6.25 6.25], 'FaceColor',[0 0 0]);
rectangle('Position',[187.5 -150 6.25 6.25], 'FaceColor',[0 0 0]);
rectangle('Position',[193.75 -150 6.25 6.25], 'FaceColor',[0 0 0]);
rectangle('Position',[100 -156.25 6.25 6.25], 'FaceColor',[1 1 1]);
rectangle('Position',[100 -162.5 6.25 6.25], 'FaceColor',[1 1 1]);
rectangle('Position',[100 -168.75 6.25 6.25], 'FaceColor',[1 1 1]);
rectangle('Position',[100 -175 6.25 6.25], 'FaceColor',[1 1 1]);
rectangle('Position',[100 -181.25 6.25 6.25], 'FaceColor',[1 1 1]);
rectangle('Position',[100 -187.5 6.25 6.25], 'FaceColor',[1 1 1]);
rectangle('Position',[100 -193.75 6.25 6.25], 'FaceColor',[1 1 1]);
rectangle('Position',[100 -200 6.25 6.25], 'FaceColor',[0 0 0]);
rectangle('Position',[106.25 -200 6.25 6.25], 'FaceColor',[0 0 0]);
rectangle('Position',[125 -193.75 6.25 6.25], 'FaceColor',[1 1 1]);
rectangle('Position',[131.25 -193.75 6.25 6.25], 'FaceColor',[1 1 1]);
rectangle('Position',[125 -200 6.25 6.25], 'FaceColor',[0 0 0]);
rectangle('Position',[131.25 -200 6.25 6.25], 'FaceColor',[0 0 0]);
rectangle('Position',[137.5 -193.75 6.25 6.25], 'FaceColor',[1 1 1]);
rectangle('Position',[143.75 -193.75 6.25 6.25], 'FaceColor',[1 1 1]);
rectangle('Position',[137.5 -200 6.25 6.25], 'FaceColor',[0 0 0]);
rectangle('Position',[143.75 -200 6.25 6.25], 'FaceColor',[0 0 0]);
rectangle('Position',[150 -156.25 6.25 6.25], 'FaceColor',[0 0 0]);
rectangle('Position',[156.25 -156.25 6.25 6.25], 'FaceColor',[0 0 0]);
rectangle('Position',[150 -162.5 6.25 6.25], 'FaceColor',[1 1 1]);
rectangle('Position',[156.25 -162.5 6.25 6.25], 'FaceColor',[1 1 1]);
rectangle('Position',[162.5 -156.25 6.25 6.25], 'FaceColor',[0 0 0]);
rectangle('Position',[168.75 -156.25 6.25 6.25], 'FaceColor',[0 0 0]);
rectangle('Position',[162.5 -162.5 6.25 6.25], 'FaceColor',[1 1 1]);
rectangle('Position',[168.75 -162.5 6.25 6.25], 'FaceColor',[1 1 1]);
rectangle('Position',[175 -156.25 6.25 6.25], 'FaceColor',[0 0 0]);
rectangle('Position',[181.25 -156.25 6.25 6.25], 'FaceColor',[0 0 0]);
rectangle('Position',[175 -162.5 6.25 6.25], 'FaceColor',[1 1 1]);
rectangle('Position',[181.25 -162.5 6.25 6.25], 'FaceColor',[1 1 1]);
rectangle('Position',[187.5 -156.25 6.25 6.25], 'FaceColor',[0 0 0]);
rectangle('Position',[193.75 -156.25 6.25 6.25], 'FaceColor',[0 0 0]);
rectangle('Position',[187.5 -162.5 6.25 6.25], 'FaceColor',[1 1 1]);
rectangle('Position',[193.75 -162.5 6.25 6.25], 'FaceColor',[0 0 0]);
rectangle('Position',[187.5 -168.75 6.25 6.25], 'FaceColor',[1 1 1]);
rectangle('Position',[193.75 -168.75 6.25 6.25], 'FaceColor',[0 0 0]);
rectangle('Position',[187.5 -175 6.25 6.25], 'FaceColor',[1 1 1]);
rectangle('Position',[193.75 -175 6.25 6.25], 'FaceColor',[0 0 0]);
rectangle('Position',[150 -193.75 6.25 6.25], 'FaceColor',[1 1 1]);
rectangle('Position',[156.25 -193.75 6.25 6.25], 'FaceColor',[1 1 1]);
rectangle('Position',[150 -200 6.25 6.25], 'FaceColor',[0 0 0]);
rectangle('Position',[156.25 -200 6.25 6.25], 'FaceColor',[0 0 0]);
rectangle('Position',[162.5 -193.75 6.25 6.25], 'FaceColor',[1 1 1]);
rectangle('Position',[168.75 -193.75 6.25 6.25], 'FaceColor',[1 1 1]);
rectangle('Position',[162.5 -200 6.25 6.25], 'FaceColor',[0 0 0]);
rectangle('Position',[168.75 -200 6.25 6.25], 'FaceColor',[0 0 0]);
rectangle('Position',[187.5 -181.25 6.25 6.25], 'FaceColor',[1 1 1]);
rectangle('Position',[193.75 -181.25 6.25 6.25], 'FaceColor',[0 0 0]);
rectangle('Position',[187.5 -187.5 6.25 6.25], 'FaceColor',[1 1 1]);
rectangle('Position',[193.75 -187.5 6.25 6.25], 'FaceColor',[0 0 0]);
rectangle('Position',[175 -193.75 6.25 6.25], 'FaceColor',[1 1 1]);
rectangle('Position',[181.25 -193.75 6.25 6.25], 'FaceColor',[1 1 1]);
rectangle('Position',[175 -200 6.25 6.25], 'FaceColor',[0 0 0]);
rectangle('Position',[181.25 -200 6.25 6.25], 'FaceColor',[0 0 0]);
rectangle('Position',[187.5 -193.75 6.25 6.25], 'FaceColor',[1 1 1]);
rectangle('Position',[193.75 -193.75 6.25 6.25], 'FaceColor',[0 0 0]);
rectangle('Position',[187.5 -200 6.25 6.25], 'FaceColor',[0 0 0]);
rectangle('Position',[193.75 -200 6.25 6.25], 'FaceColor',[0 0 0]);
rectangle('Position',[37.5 -9.375 3.125 3.125], 'FaceColor',[1 1 1]);
rectangle('Position',[40.625 -9.375 3.125 3.125], 'FaceColor',[0 0 0]);
rectangle('Position',[37.5 -12.5 3.125 3.125], 'FaceColor',[1 1 1]);
rectangle('Position',[40.625 -12.5 3.125 3.125], 'FaceColor',[0 0 0]);
rectangle('Position',[37.5 -15.625 3.125 3.125], 'FaceColor',[1 1 1]);
rectangle('Position',[40.625 -15.625 3.125 3.125], 'FaceColor',[0 0 0]);
rectangle('Position',[37.5 -18.75 3.125 3.125], 'FaceColor',[1 1 1]);
rectangle('Position',[40.625 -18.75 3.125 3.125], 'FaceColor',[0 0 0]);
rectangle('Position',[37.5 -21.875 3.125 3.125], 'FaceColor',[1 1 1]);
rectangle('Position',[40.625 -21.875 3.125 3.125], 'FaceColor',[0 0 0]);
rectangle('Position',[37.5 -25 3.125 3.125], 'FaceColor',[1 1 1]);
rectangle('Position',[40.625 -25 3.125 3.125], 'FaceColor',[0 0 0]);
rectangle('Position',[37.5 -28.125 3.125 3.125], 'FaceColor',[1 1 1]);
rectangle('Position',[40.625 -28.125 3.125 3.125], 'FaceColor',[0 0 0]);
rectangle('Position',[37.5 -31.25 3.125 3.125], 'FaceColor',[1 1 1]);
rectangle('Position',[40.625 -31.25 3.125 3.125], 'FaceColor',[0 0 0]);
rectangle('Position',[37.5 -34.375 3.125 3.125], 'FaceColor',[1 1 1]);
rectangle('Position',[40.625 -34.375 3.125 3.125], 'FaceColor',[0 0 0]);
rectangle('Position',[37.5 -37.5 3.125 3.125], 'FaceColor',[1 1 1]);
rectangle('Position',[40.625 -37.5 3.125 3.125], 'FaceColor',[0 0 0]);
rectangle('Position',[37.5 -40.625 3.125 3.125], 'FaceColor',[1 1 1]);
rectangle('Position',[40.625 -40.625 3.125 3.125], 'FaceColor',[0 0 0]);
rectangle('Position',[37.5 -43.75 3.125 3.125], 'FaceColor',[1 1 1]);
rectangle('Position',[40.625 -43.75 3.125 3.125], 'FaceColor',[0 0 0]);
rectangle('Position',[37.5 -46.875 3.125 3.125], 'FaceColor',[1 1 1]);
rectangle('Position',[40.625 -46.875 3.125 3.125], 'FaceColor',[0 0 0]);
rectangle('Position',[37.5 -50 3.125 3.125], 'FaceColor',[1 1 1]);
rectangle('Position',[40.625 -50 3.125 3.125], 'FaceColor',[0 0 0]);
rectangle('Position',[87.5 -9.375 3.125 3.125], 'FaceColor',[0 0 0]);
rectangle('Position',[90.625 -9.375 3.125 3.125], 'FaceColor',[1 1 1]);
rectangle('Position',[87.5 -12.5 3.125 3.125], 'FaceColor',[0 0 0]);
rectangle('Position',[90.625 -12.5 3.125 3.125], 'FaceColor',[1 1 1]);
rectangle('Position',[87.5 -15.625 3.125 3.125], 'FaceColor',[0 0 0]);
rectangle('Position',[90.625 -15.625 3.125 3.125], 'FaceColor',[1 1 1]);
rectangle('Position',[87.5 -18.75 3.125 3.125], 'FaceColor',[0 0 0]);
rectangle('Position',[90.625 -18.75 3.125 3.125], 'FaceColor',[1 1 1]);
rectangle('Position',[87.5 -21.875 3.125 3.125], 'FaceColor',[0 0 0]);
rectangle('Position',[90.625 -21.875 3.125 3.125], 'FaceColor',[1 1 1]);
rectangle('Position',[87.5 -25 3.125 3.125], 'FaceColor',[0 0 0]);
rectangle('Position',[90.625 -25 3.125 3.125], 'FaceColor',[1 1 1]);
rectangle('Position',[87.5 -28.125 3.125 3.125], 'FaceColor',[0 0 0]);
rectangle('Position',[90.625 -28.125 3.125 3.125], 'FaceColor',[1 1 1]);
rectangle('Position',[87.5 -31.25 3.125 3.125], 'FaceColor',[0 0 0]);
rectangle('Position',[90.625 -31.25 3.125 3.125], 'FaceColor',[1 1 1]);
rectangle('Position',[87.5 -34.375 3.125 3.125], 'FaceColor',[0 0 0]);
rectangle('Position',[90.625 -34.375 3.125 3.125], 'FaceColor',[1 1 1]);
rectangle('Position',[87.5 -37.5 3.125 3.125], 'FaceColor',[0 0 0]);
rectangle('Position',[90.625 -37.5 3.125 3.125], 'FaceColor',[1 1 1]);
rectangle('Position',[87.5 -40.625 3.125 3.125], 'FaceColor',[0 0 0]);
rectangle('Position',[90.625 -40.625 3.125 3.125], 'FaceColor',[1 1 1]);
rectangle('Position',[87.5 -43.75 3.125 3.125], 'FaceColor',[0 0 0]);
rectangle('Position',[90.625 -43.75 3.125 3.125], 'FaceColor',[1 1 1]);
rectangle('Position',[87.5 -46.875 3.125 3.125], 'FaceColor',[0 0 0]);
rectangle('Position',[90.625 -46.875 3.125 3.125], 'FaceColor',[1 1 1]);
rectangle('Position',[87.5 -50 3.125 3.125], 'FaceColor',[0 0 0]);
rectangle('Position',[90.625 -50 3.125 3.125], 'FaceColor',[1 1 1]);
rectangle('Position',[43.75 -90.625 3.125 3.125], 'FaceColor',[1 1 1]);
rectangle('Position',[46.875 -90.625 3.125 3.125], 'FaceColor',[1 1 1]);
rectangle('Position',[43.75 -93.75 3.125 3.125], 'FaceColor',[0 0 0]);
rectangle('Position',[46.875 -93.75 3.125 3.125], 'FaceColor',[0 0 0]);
rectangle('Position',[50 -90.625 3.125 3.125], 'FaceColor',[1 1 1]);
rectangle('Position',[53.125 -90.625 3.125 3.125], 'FaceColor',[1 1 1]);
rectangle('Position',[50 -93.75 3.125 3.125], 'FaceColor',[0 0 0]);
rectangle('Position',[53.125 -93.75 3.125 3.125], 'FaceColor',[0 0 0]);
rectangle('Position',[87.5 -103.125 3.125 3.125], 'FaceColor',[0 0 0]);
rectangle('Position',[90.625 -103.125 3.125 3.125], 'FaceColor',[0 0 0]);
rectangle('Position',[87.5 -106.25 3.125 3.125], 'FaceColor',[1 1 1]);
rectangle('Position',[90.625 -106.25 3.125 3.125], 'FaceColor',[1 1 1]);
rectangle('Position',[93.75 -103.125 3.125 3.125], 'FaceColor',[0 0 0]);
rectangle('Position',[96.875 -103.125 3.125 3.125], 'FaceColor',[0 0 0]);
rectangle('Position',[93.75 -106.25 3.125 3.125], 'FaceColor',[1 1 1]);
rectangle('Position',[96.875 -106.25 3.125 3.125], 'FaceColor',[1 1 1]);
rectangle('Position',[100 -103.125 3.125 3.125], 'FaceColor',[0 0 0]);
rectangle('Position',[103.125 -103.125 3.125 3.125], 'FaceColor',[0 0 0]);
rectangle('Position',[100 -106.25 3.125 3.125], 'FaceColor',[1 1 1]);
rectangle('Position',[103.125 -106.25 3.125 3.125], 'FaceColor',[1 1 1]);
rectangle('Position',[106.25 -103.125 3.125 3.125], 'FaceColor',[0 0 0]);
rectangle('Position',[109.375 -103.125 3.125 3.125], 'FaceColor',[0 0 0]);
rectangle('Position',[106.25 -106.25 3.125 3.125], 'FaceColor',[1 1 1]);
rectangle('Position',[109.375 -106.25 3.125 3.125], 'FaceColor',[1 1 1]);
rectangle('Position',[112.5 -103.125 3.125 3.125], 'FaceColor',[0 0 0]);
rectangle('Position',[115.625 -103.125 3.125 3.125], 'FaceColor',[0 0 0]);
rectangle('Position',[112.5 -106.25 3.125 3.125], 'FaceColor',[1 1 1]);
rectangle('Position',[115.625 -106.25 3.125 3.125], 'FaceColor',[1 1 1]);
rectangle('Position',[118.75 -103.125 3.125 3.125], 'FaceColor',[0 0 0]);
rectangle('Position',[121.875 -103.125 3.125 3.125], 'FaceColor',[0 0 0]);
rectangle('Position',[118.75 -106.25 3.125 3.125], 'FaceColor',[1 1 1]);
rectangle('Position',[121.875 -106.25 3.125 3.125], 'FaceColor',[1 1 1]);
rectangle('Position',[125 -103.125 3.125 3.125], 'FaceColor',[0 0 0]);
rectangle('Position',[128.125 -103.125 3.125 3.125], 'FaceColor',[0 0 0]);
rectangle('Position',[125 -106.25 3.125 3.125], 'FaceColor',[1 1 1]);
rectangle('Position',[128.125 -106.25 3.125 3.125], 'FaceColor',[1 1 1]);
rectangle('Position',[106.25 -140.625 3.125 3.125], 'FaceColor',[1 1 1]);
rectangle('Position',[109.375 -140.625 3.125 3.125], 'FaceColor',[0 0 0]);
rectangle('Position',[106.25 -143.75 3.125 3.125], 'FaceColor',[1 1 1]);
rectangle('Position',[109.375 -143.75 3.125 3.125], 'FaceColor',[0 0 0]);
rectangle('Position',[106.25 -146.875 3.125 3.125], 'FaceColor',[1 1 1]);
rectangle('Position',[109.375 -146.875 3.125 3.125], 'FaceColor',[0 0 0]);
rectangle('Position',[106.25 -150 3.125 3.125], 'FaceColor',[1 1 1]);
rectangle('Position',[109.375 -150 3.125 3.125], 'FaceColor',[0 0 0]);
rectangle('Position',[150 -140.625 3.125 3.125], 'FaceColor',[1 1 1]);
rectangle('Position',[153.125 -140.625 3.125 3.125], 'FaceColor',[1 1 1]);
rectangle('Position',[150 -143.75 3.125 3.125], 'FaceColor',[0 0 0]);
rectangle('Position',[153.125 -143.75 3.125 3.125], 'FaceColor',[0 0 0]);
rectangle('Position',[156.25 -140.625 3.125 3.125], 'FaceColor',[1 1 1]);
rectangle('Position',[159.375 -140.625 3.125 3.125], 'FaceColor',[1 1 1]);
rectangle('Position',[156.25 -143.75 3.125 3.125], 'FaceColor',[0 0 0]);
rectangle('Position',[159.375 -143.75 3.125 3.125], 'FaceColor',[0 0 0]);
rectangle('Position',[162.5 -140.625 3.125 3.125], 'FaceColor',[1 1 1]);
rectangle('Position',[165.625 -140.625 3.125 3.125], 'FaceColor',[1 1 1]);
rectangle('Position',[162.5 -143.75 3.125 3.125], 'FaceColor',[0 0 0]);
rectangle('Position',[165.625 -143.75 3.125 3.125], 'FaceColor',[0 0 0]);
rectangle('Position',[168.75 -140.625 3.125 3.125], 'FaceColor',[1 1 1]);
rectangle('Position',[171.875 -140.625 3.125 3.125], 'FaceColor',[1 1 1]);
rectangle('Position',[168.75 -143.75 3.125 3.125], 'FaceColor',[0 0 0]);
rectangle('Position',[171.875 -143.75 3.125 3.125], 'FaceColor',[0 0 0]);
rectangle('Position',[175 -140.625 3.125 3.125], 'FaceColor',[1 1 1]);
rectangle('Position',[178.125 -140.625 3.125 3.125], 'FaceColor',[1 1 1]);
rectangle('Position',[175 -143.75 3.125 3.125], 'FaceColor',[0 0 0]);
rectangle('Position',[178.125 -143.75 3.125 3.125], 'FaceColor',[0 0 0]);
rectangle('Position',[181.25 -140.625 3.125 3.125], 'FaceColor',[1 1 1]);
rectangle('Position',[184.375 -140.625 3.125 3.125], 'FaceColor',[1 1 1]);
rectangle('Position',[181.25 -143.75 3.125 3.125], 'FaceColor',[0 0 0]);
rectangle('Position',[184.375 -143.75 3.125 3.125], 'FaceColor',[0 0 0]);
rectangle('Position',[187.5 -140.625 3.125 3.125], 'FaceColor',[1 1 1]);
rectangle('Position',[190.625 -140.625 3.125 3.125], 'FaceColor',[1 1 1]);
rectangle('Position',[187.5 -143.75 3.125 3.125], 'FaceColor',[0 0 0]);
rectangle('Position',[190.625 -143.75 3.125 3.125], 'FaceColor',[0 0 0]);
rectangle('Position',[106.25 -153.125 3.125 3.125], 'FaceColor',[1 1 1]);
rectangle('Position',[109.375 -153.125 3.125 3.125], 'FaceColor',[0 0 0]);
rectangle('Position',[106.25 -156.25 3.125 3.125], 'FaceColor',[1 1 1]);
rectangle('Position',[109.375 -156.25 3.125 3.125], 'FaceColor',[0 0 0]);
rectangle('Position',[106.25 -159.375 3.125 3.125], 'FaceColor',[1 1 1]);
rectangle('Position',[109.375 -159.375 3.125 3.125], 'FaceColor',[0 0 0]);
rectangle('Position',[106.25 -162.5 3.125 3.125], 'FaceColor',[1 1 1]);
rectangle('Position',[109.375 -162.5 3.125 3.125], 'FaceColor',[0 0 0]);
rectangle('Position',[106.25 -165.625 3.125 3.125], 'FaceColor',[1 1 1]);
rectangle('Position',[109.375 -165.625 3.125 3.125], 'FaceColor',[0 0 0]);
rectangle('Position',[106.25 -168.75 3.125 3.125], 'FaceColor',[1 1 1]);
rectangle('Position',[109.375 -168.75 3.125 3.125], 'FaceColor',[0 0 0]);
rectangle('Position',[106.25 -171.875 3.125 3.125], 'FaceColor',[1 1 1]);
rectangle('Position',[109.375 -171.875 3.125 3.125], 'FaceColor',[0 0 0]);
rectangle('Position',[106.25 -175 3.125 3.125], 'FaceColor',[1 1 1]);
rectangle('Position',[109.375 -175 3.125 3.125], 'FaceColor',[0 0 0]);
rectangle('Position',[106.25 -178.125 3.125 3.125], 'FaceColor',[1 1 1]);
rectangle('Position',[109.375 -178.125 3.125 3.125], 'FaceColor',[0 0 0]);
rectangle('Position',[106.25 -181.25 3.125 3.125], 'FaceColor',[1 1 1]);
rectangle('Position',[109.375 -181.25 3.125 3.125], 'FaceColor',[0 0 0]);
rectangle('Position',[106.25 -184.375 3.125 3.125], 'FaceColor',[1 1 1]);
rectangle('Position',[109.375 -184.375 3.125 3.125], 'FaceColor',[0 0 0]);
rectangle('Position',[106.25 -187.5 3.125 3.125], 'FaceColor',[1 1 1]);
rectangle('Position',[109.375 -187.5 3.125 3.125], 'FaceColor',[0 0 0]);
rectangle('Position',[106.25 -190.625 3.125 3.125], 'FaceColor',[1 1 1]);
rectangle('Position',[109.375 -190.625 3.125 3.125], 'FaceColor',[0 0 0]);
rectangle('Position',[106.25 -193.75 3.125 3.125], 'FaceColor',[1 1 1]);
rectangle('Position',[109.375 -193.75 3.125 3.125], 'FaceColor',[0 0 0]);
X=[186.667,186.667,162.5,162.5,125,100,100,87.5,87.5,75,62.5,62.5,50,37.5,25,25,13.3333];
Y=[-186.667,-186.667,-175,-175,-150,-125,-125,-112.5,-112.5,-100,-87.5,-87.5,-50,-37.5,-25,-25,-13.3333];
hold on;
plot(X,Y,'r');
legend('708.938','Location','southoutside');
